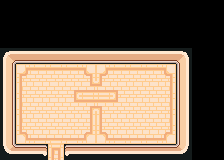

A 2D game scene composited from a Tiled map and its tileset images. What follows is a short description and the map's XML, with every tile layer's data as written:
An orthogonal 14x10 tile map with 16x16 px tiles, 2 tile layers (Under0, walls), 3 hidden layers not drawn, 2 tilesets and 2 objects (Village, Door).

<map version="1.10" tiledversion="1.10.2" orientation="orthogonal" renderorder="right-down" width="14" height="10" tilewidth="16" tileheight="16" infinite="0" nextlayerid="8" nextobjectid="3">
 <tileset firstgid="1" source="tilesets/InteriorFloor.tsx" />
 <tileset firstgid="375" source="tilesets/WallSimple.tsx" />
 <layer id="1" name="Under0" width="14" height="10">
  <data encoding="csv">
0,0,0,0,0,0,0,0,0,0,0,0,0,0,
0,0,0,0,0,0,0,0,0,0,0,0,0,0,
0,0,0,0,0,0,0,0,0,0,0,0,0,0,
24,24,24,24,24,24,24,24,24,24,24,24,0,0,
24,1,2,2,2,3,2147483651,2147483650,2147483650,2147483650,2147483649,24,0,0,
24,23,24,24,28,72,2147483720,2147483676,2147483672,2147483672,2147483671,24,0,0,
24,23,24,24,50,6,2147483654,2147483698,2147483672,2147483672,2147483671,24,0,0,
24,23,24,24,24,25,2147483673,2147483672,2147483672,2147483672,2147483671,24,0,0,
24,45,46,46,46,47,2147483695,2147483694,2147483694,2147483694,2147483693,24,0,0,
24,24,24,4,24,24,24,24,24,24,24,24,0,0
</data>
 </layer>
 <layer id="2" name="Under1" width="14" height="10" visible="0">
  <data encoding="csv">
0,0,0,0,0,0,0,0,0,0,0,0,0,0,
0,0,0,0,0,0,0,0,0,0,0,0,0,0,
0,0,0,0,0,0,0,0,0,0,0,0,0,0,
0,0,0,0,0,0,0,0,0,0,0,0,0,0,
0,0,0,0,0,0,0,0,0,0,0,0,0,0,
0,0,0,0,0,0,0,0,0,0,0,0,0,0,
0,0,0,0,0,0,0,0,0,0,0,0,0,0,
0,0,0,0,0,0,0,0,0,0,0,0,0,0,
0,0,0,0,0,0,0,0,0,0,0,0,0,0,
0,0,0,0,0,0,0,0,0,0,0,0,0,0
</data>
 </layer>
 <layer id="3" name="walls" width="14" height="10">
  <data encoding="csv">
0,0,0,0,0,0,0,0,0,0,0,0,0,0,
0,0,0,0,0,0,0,0,0,0,0,0,0,0,
0,0,0,0,0,0,0,0,0,0,0,0,0,0,
375,378,378,378,378,378,378,378,378,378,378,379,0,0,
385,0,0,0,0,0,0,0,0,0,0,389,0,0,
385,0,0,0,0,0,0,0,0,0,0,389,0,0,
385,0,0,0,0,0,0,0,0,0,0,389,0,0,
385,0,0,0,0,0,0,0,0,0,0,389,0,0,
385,0,0,0,0,0,0,0,0,0,0,389,0,0,
415,418,416,0,417,418,418,418,418,418,418,419,0,0
</data>
 </layer>
 <layer id="4" name="sprites" width="14" height="10" visible="0">
  <data encoding="csv">
0,0,0,0,0,0,0,0,0,0,0,0,0,0,
0,0,0,0,0,0,0,0,0,0,0,0,0,0,
0,0,0,0,0,0,0,0,0,0,0,0,0,0,
0,0,0,0,0,0,0,0,0,0,0,0,0,0,
0,0,0,0,0,0,0,0,0,0,0,0,0,0,
0,0,0,0,0,0,0,0,0,0,0,0,0,0,
0,0,0,0,0,0,0,0,0,0,0,0,0,0,
0,0,0,0,0,0,0,0,0,0,0,0,0,0,
0,0,0,0,0,0,0,0,0,0,0,0,0,0,
0,0,0,0,0,0,0,0,0,0,0,0,0,0
</data>
 </layer>
 <layer id="5" name="Over0" width="14" height="10" visible="0">
  <data encoding="csv">
0,0,0,0,0,0,0,0,0,0,0,0,0,0,
0,0,0,0,0,0,0,0,0,0,0,0,0,0,
0,0,0,0,0,0,0,0,0,0,0,0,0,0,
0,0,0,0,0,0,0,0,0,0,0,0,0,0,
0,0,0,0,0,0,0,0,0,0,0,0,0,0,
0,0,0,0,0,0,0,0,0,0,0,0,0,0,
0,0,0,0,0,0,0,0,0,0,0,0,0,0,
0,0,0,0,0,0,0,0,0,0,0,0,0,0,
0,0,0,0,0,0,0,0,0,0,0,0,0,0,
0,0,0,0,0,0,0,0,0,0,0,0,0,0
</data>
 </layer>
 <objectgroup id="6" name="exits">
  <object id="1" name="Village" x="55.9243" y="158.742">
   <properties>
    <property name="entry_point" value="Door" />
    <property name="to_map" value="Village" />
   </properties>
  </object>
 </objectgroup>
 <objectgroup id="7" name="entry_points">
  <object id="2" name="Door" x="56.5771" y="144.272">
   <point />
  </object>
 </objectgroup>
</map>
